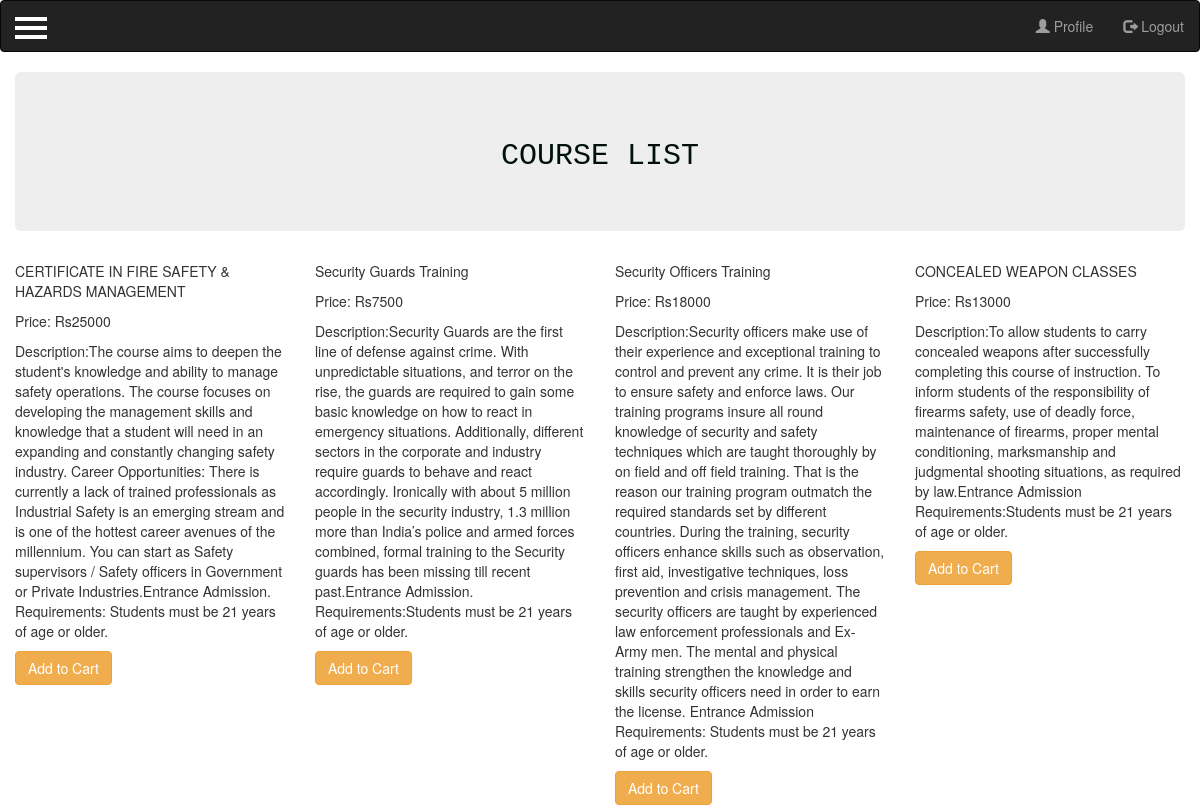
/secureX_site/course/ (signed in), run on the app's committed database.
### secureX_site/models.py (models this page shows, shortened)
class Course(models.Model):
    name = models.CharField(max_length=75)
    cost = models.IntegerField()
    description = models.TextField()

### secureX_site/views.py (the view)
# urls.py: path('course/',views.course_list,name='course-list'),
@login_required
def course_list(request):
    object_list = Course.objects.all()
    filtered_orders = Order.objects.filter(owner=request.user.profile, is_ordered=False)
    current_order_courses = []
    if filtered_orders.exists():
        user_order = filtered_orders[0]
        user_order_items = user_order.items.all()
        current_order_courses = [course.course for course in user_order_items]
    context = {
        'object_list': object_list,
        'current_order_courses': current_order_courses
    }
    return render(request, "secureX_site/course_list.html", context)

### secureX_site/templates/secureX_site/course_list.html (shortened to what this page needs)
{% extends 'secureX_site/base.html' %}
{% block content %}
    <section class="jumbotron text-center">
        <div class="container">
          <h2 style="color:#010f0f; font-family:'Courier New'" > COURSE LIST</h2>
        </div>
    </section>
    <div class="row">
    {% for object in object_list %}
        <div class="col-sm-3">
            <p>{{ object.name }}</p>
            <p>Price: Rs{{ object.cost }}</p>
            <p>Description:{{ object.description}}</p>
            {% if object in user.profile.courses.all %}
            You own this
            {% elif object in current_order_courses %}
            <a href="{% url 'order_summary' %}" class="btn btn-warning">Go to Cart</a>
            {% else %}
            <a href="{% url 'add_to_cart' object.id %}" class="btn btn-warning">Add to Cart</a>
            {% endif %}
        </div>
    {% endfor %}
    </div>
{% endblock content %}

### secureX_site/static/css/styles.css (style rules this page uses)
body { position: relative; overflow-x: hidden; }
body, html { height: 100%; }
.container { width: 100%; position: relative }

### data on the page
Course: name "CERTIFICATE IN FIRE SAFETY & HAZARDS MANAGEMENT", cost "25000", description "The course aims to deepen the student's knowledge and ability to manage safety operations. The course focuses on developing the management skills and knowledge that a student will need in an expanding and constantly changing safety industry. Career Opportunities: There is currently a lack of trained professionals as Industrial Safety is an emerging stream and is one of the hottest career avenues of the millennium. You can start as Safety supervisors / Safety officers in Government or Private Industries.Entrance Admission. Requirements: Students must be 21 years of age or older."
Course: name "Security Guards Training", cost "7500", description "Security Guards are the first line of defense against crime. With unpredictable situations, and terror on the rise, the guards are required to gain some basic knowledge on how to react in emergency situations. Additionally, different sectors in the corporate and industry require guards to behave and react accordingly. Ironically with about 5 million people in the security industry, 1.3 million more than India’s police and armed forces combined, formal training to the Security guards has been missing till recent past.Entrance Admission. Requirements:Students must be 21 years of age or older."
Course: name "Security Officers Training", cost "18000", description "Security officers make use of their experience and exceptional training to control and prevent any crime. It is their job to ensure safety and enforce laws. Our training programs insure all round knowledge of security and safety techniques which are taught thoroughly by on field and off field training. That is the reason our training program outmatch the required standards set by different countries. During the training, security officers enhance skills such as observation, first aid, investigative techniques, loss prevention and crisis management. The security officers are taught by experienced law enforcement professionals and Ex- Army men. The mental and physical training strengthen the…"
Course: name "CONCEALED WEAPON CLASSES", cost "13000", description "To allow students to carry concealed weapons after successfully completing this course of instruction. To inform students of the responsibility of firearms safety, use of deadly force, maintenance of firearms, proper mental conditioning, marksmanship and judgmental shooting situations, as required by law.Entrance Admission Requirements:Students must be 21 years of age or older."
